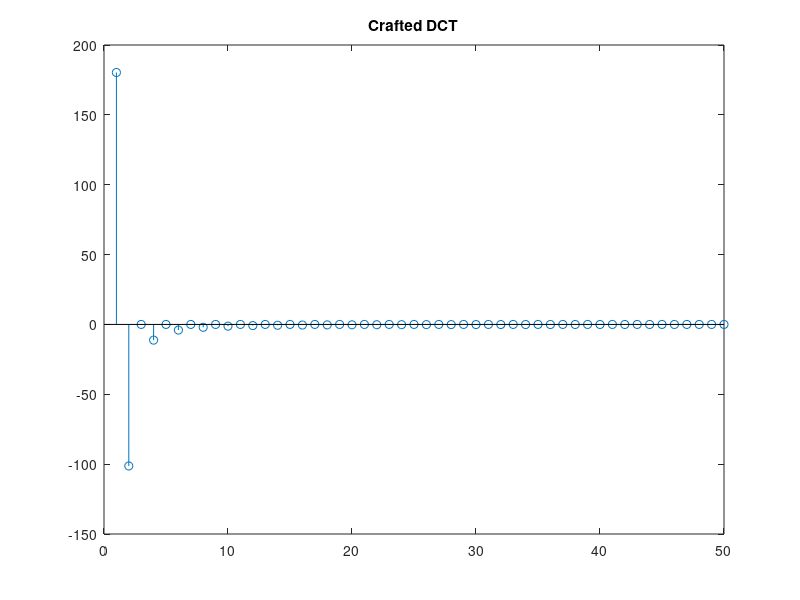
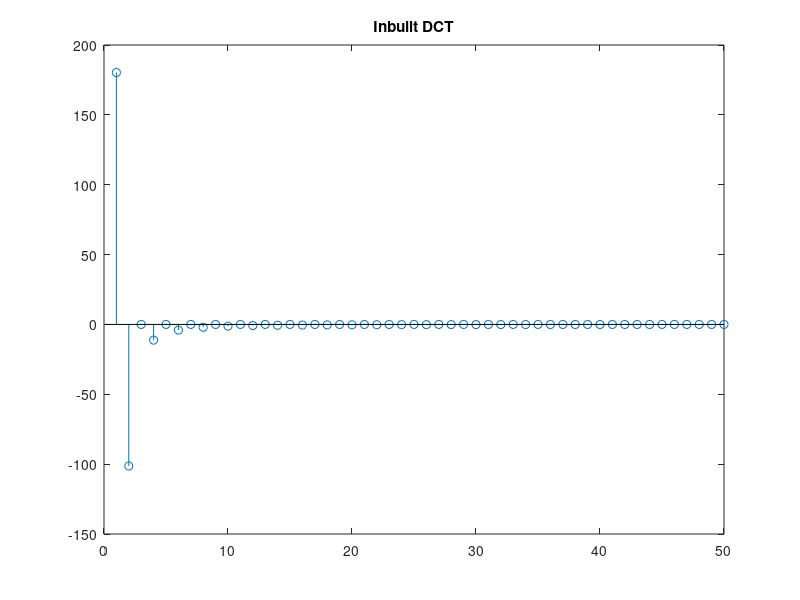
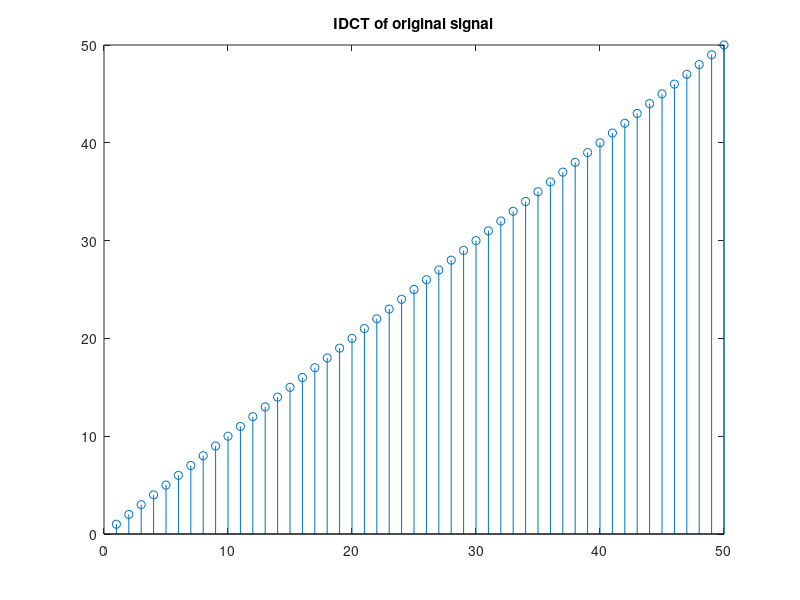
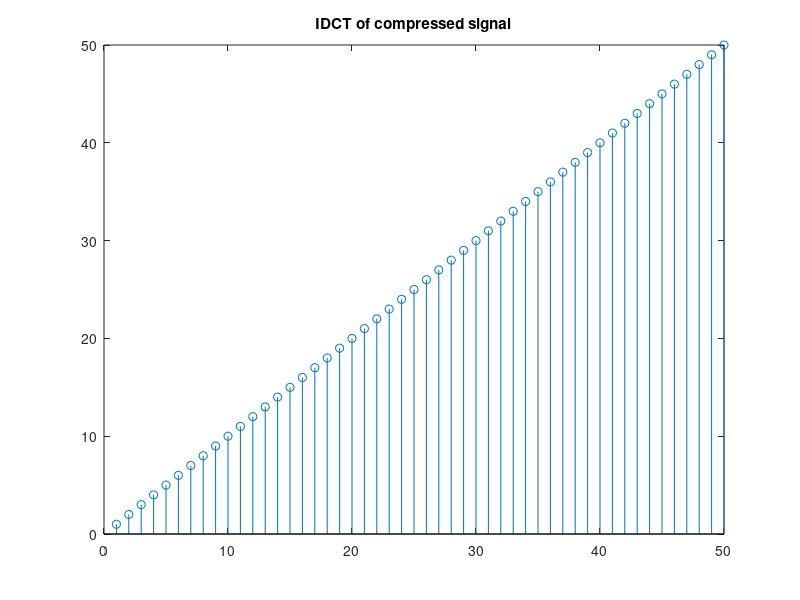

Here is the MATLAB script that generated these plots, in order:
clc;
clear all;
N=50
for n=1:N
    x(n)=n;
end

stem(x);
title('Original Signal'); xlabel('Samples'); ylabel('Amplitude')
y=zeros(N,1);
for k=1:N
    if k==1
        w(k)=1/sqrt(N);
    else
        w(k)=sqrt(2/N);
    end
    
    for n=1:N
    y(k)=y(k)+x(n)*cos((pi*(n-0.5)*(k-1))/N);
    
    end
    y(k)=y(k)*w(k);
end
z=dct(x);
stem(y);
title('Crafted DCT');

figure;
stem(z);
title('Inbuilt DCT');

%--- sorting and removal of DCT coefficients below threshold

[y_sorted,k]=sort(abs(y));

y_rec=y;
for i=1:N
    if abs(y_rec(i))<0.0031
    y_rec(i)=0;
    end
end


%--- IDCT Computation
a=zeros(N,1);
b=zeros(N,1);
for n=1:N
    
for k=1:N
        if k==1
        w(k)=1/sqrt(N);
    else
        w(k)=sqrt(2/N);
        end
    a(n)=a(n)+w(k)*y(k)*cos((pi)*(n-0.5)*(k-1)/N);%computing idct of original signal
    b(n)=b(n)+w(k)*y_rec(k)*cos((pi)*(n-0.5)*(k-1)/N);%computing idct of compressed signal
end
end
figure;
stem(a);
title('IDCT of original signal');

figure;
stem(b);
title('IDCT of compressed signal');
    